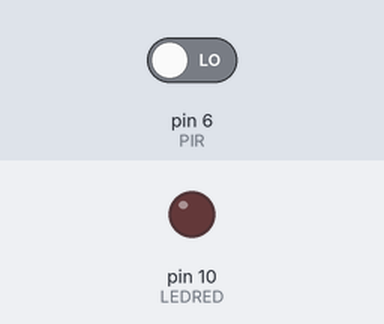
The sketch below on a simulated Arduino Uno, built with avr-gcc and run on an emulated ATmega328P. Parts: output pins drawn as LEDs (lit = HIGH). The test bench sets the inputs (shaded band); at power-on: pin 6 (PIR) LOW.

Above: at 1.2 s.
1.3 s: pin 6 (PIR) driven HIGH
At 2.2 s:
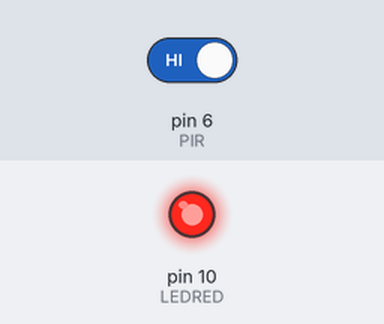
2.8 s: pin 6 (PIR) driven LOW
At 3.4 s:
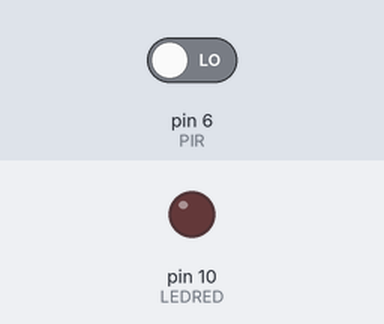
Timing chart, 0 to 5.8 s (numbered marks = the images above; inputs shaded):
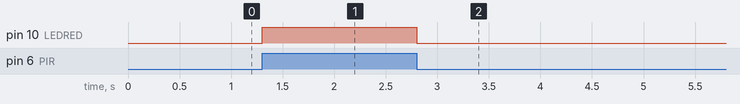

Measured:
- after the input at 1.3 s, pin 10 (LEDRED): LOW → HIGH at once
- after the input at 2.8 s, pin 10 (LEDRED): HIGH → LOW at once

The sketch:

sketch_apr29a.ino
```cpp
int LEDRED = 10;
int PIR = 6;
int Readvalue;


void setup() {
  Serial.begin(9600);
  pinMode (LEDRED,OUTPUT);
  pinMode (PIR,INPUT);
  // put your setup code here, to run once:

}

void loop() {
  Readvalue = digitalRead(PIR);

  if(Readvalue == HIGH){
    digitalWrite(LEDRED,HIGH);
  }
  else{
    digitalWrite(LEDRED,LOW);
  }


  }

  // put your main code here, to run repeatedly:
```
